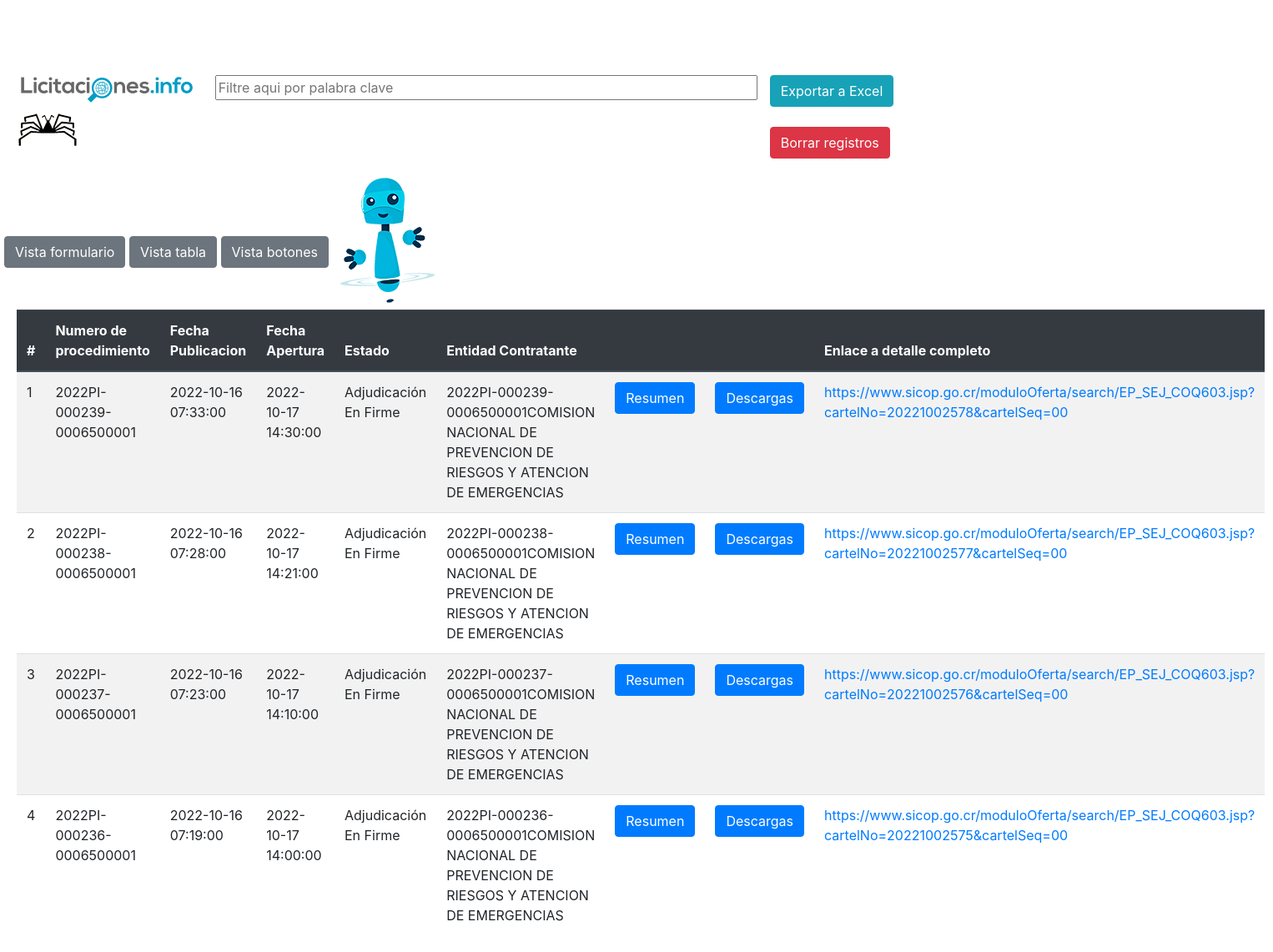
The page / on the database its author committed.
### tables this page shows
CREATE TABLE `concursos` (
  `concurso_id` int(11) NOT NULL,
  `concurso_numero_procedimiento` varchar(50) DEFAULT NULL,
  `concurso_fecha_publicacion` datetime DEFAULT NULL,
  `concurso_fecha_apertura` datetime DEFAULT NULL,
  `concurso_estado` varchar(50) DEFAULT NULL,
  `concurso_entidad_contratante` varchar(100) DEFAULT NULL,
  `concurso_enlace` varchar(500) DEFAULT NULL
);

### index.php (the view, shortened to what this page needs)
<?php
if (isset($_POST['search'])) {
    $valueToSearh = $_POST['valueToSearh'];
    $query =
        $query = "SELECT * FROM concursos WHERE concurso_numero_procedimiento LIKE '%" . $valueToSearh . "%' OR concurso_estado LIKE '%" . $valueToSearh . "%' OR concurso_entidad_contratante LIKE '%" . $valueToSearh . "%'";
    $result = filterRecord($query);
} else {
    $query = "SELECT * FROM concursos";
    $result = filterRecord($query);
}
function filterRecord($query)
{
    include "conect.php";
    $filter_result = mysqli_query($mysqli, $query);
    return $filter_result;
}
?>
<!DOCTYPE html>
<html>
<head>
    <link rel="stylesheet" href="https://cdn.jsdelivr.net/npm/bootstrap@4.3.1/dist/css/bootstrap.min.css">
    <link rel="stylesheet" href="styles.css">
</head>
<body class="body">
    <header id="header">
        <div class="encabezado">
            <div class="row">
                <div class="col-2">
                    <img src="src/lici.png" alt="" style="margin-top: 55px;">
                    <img src="src/scra.png" alt="">
                </div>
                <div>
                    <input class="busqueda" id="busquedaInput" type="text" placeholder="Filtre aqui por palabra clave" />
                </div>
                <div class="busqueda col-2">
                    <form class="" action=" <?php echo $_SERVER["PHP_SELF"]; ?>" method="post">
                        <button type="submit" id="export_data" name='export_data' value="Export to excel" class="btn btn-info">Exportar a Excel</button>
                        <br><br>
                        <a class="btn btn-danger" href="borrarTodo.php">Borrar registros</a>
                    </form>
                </div>
                <div>
                    <div>
                        <a style="margin-top: 73px;" class="btn btn-secondary" target="_blank" href="detalleForm.php">Vista formulario</a>
                        <a style="margin-top: 73px;" class="btn btn-secondary" target="_blank" href="detalleTable.php">Vista tabla</a>
                        <a style="margin-top: 73px;" class="btn btn-secondary" target="_blank" href="detalleTableBtn.php">Vista botones</a>
                    </div>
                </div>
                <div>
                    <img src="src/bot.png" alt="">
                </div>
            </div>
        </div>
    </header>
    <?php
    echo "<table class='table table-striped '>
    <thead class='thead-dark'>
    <tr>
    <th>#</th>
    <th>Numero de procedimiento</th>
    <th>Fecha Publicacion</th>
    <th>Fecha Apertura</th>
    <th>Estado</th>
    <th>Entidad Contratante</th>
    <th></th>
    <th></th>
    <th>Enlace a detalle completo</th>
    </tr>
    </thead>";
    while ($row = mysqli_fetch_array($result)) {
        echo "<tbody id='busquedaTable'>";
        echo "<tr>";
        echo "<td>" . $row['concurso_id'] . "</td>";
        echo "<td>" . $row['concurso_numero_procedimiento'] . "</td>";
        echo "<td>" . $row['concurso_fecha_publicacion'] . "</td>";
        echo "<td>" . $row['concurso_fecha_apertura'] . "</td>";
        echo "<td>" . $row['concurso_estado'] . "</td>";
        echo "<td>" . $row['concurso_entidad_contratante'] . "</td>";
        echo '<td> <a class="btn btn-primary" target="_blank" href="detalle.php?concurso_enlace=' . $row['concurso_enlace'] . '">Resumen</a></td>';
        echo '<td> <a class="btn btn-primary" target="_blank" href="descargaDoc.php?concurso_numero_procedimiento=' . $row['concurso_numero_procedimiento'] . '">Descargas</a></td>';
        echo '<td> <a target="_blank" href="detalle_context.php?concurso_enlace=' . $row['concurso_enlace'] . '">' . $row['concurso_enlace'] . '</a> </td>';
        echo "</tr>";
        echo "<tbody";
    }
    ?>
</body>
</html>

### styles.css (style rules this page uses)
.body { margin: 20px; }
.busqueda { margin: 70px 0px 20px 0px; width: 650px; }
.table tr th { cursor: pointer; -webkit-user-select: none; -moz-user-select: none; -ms-user-select: none; user-select: none; }

### rows shown on the page
concursos: concurso_id "1", concurso_numero_procedimiento "2022PI-000239-0006500001", concurso_fecha_publicacion "2022-10-16 07:33:00", concurso_fecha_apertura "2022-10-17 14:30:00", concurso_estado "Adjudicación En Firme", concurso_entidad_contratante "2022PI-000239-0006500001COMISION NACIONAL DE PREVENCION DE RIESGOS Y ATENCION DE EMERGENCIAS", concurso_enlace "https://www.sicop.go.cr/moduloOferta/search/EP_SEJ_COQ603.jsp?cartelNo=20221002578&cartelSeq=00"
concursos: concurso_id "2", concurso_numero_procedimiento "2022PI-000238-0006500001", concurso_fecha_publicacion "2022-10-16 07:28:00", concurso_fecha_apertura "2022-10-17 14:21:00", concurso_estado "Adjudicación En Firme", concurso_entidad_contratante "2022PI-000238-0006500001COMISION NACIONAL DE PREVENCION DE RIESGOS Y ATENCION DE EMERGENCIAS", concurso_enlace "https://www.sicop.go.cr/moduloOferta/search/EP_SEJ_COQ603.jsp?cartelNo=20221002577&cartelSeq=00"
concursos: concurso_id "3", concurso_numero_procedimiento "2022PI-000237-0006500001", concurso_fecha_publicacion "2022-10-16 07:23:00", concurso_fecha_apertura "2022-10-17 14:10:00", concurso_estado "Adjudicación En Firme", concurso_entidad_contratante "2022PI-000237-0006500001COMISION NACIONAL DE PREVENCION DE RIESGOS Y ATENCION DE EMERGENCIAS", concurso_enlace "https://www.sicop.go.cr/moduloOferta/search/EP_SEJ_COQ603.jsp?cartelNo=20221002576&cartelSeq=00"
concursos: concurso_id "4", concurso_numero_procedimiento "2022PI-000236-0006500001", concurso_fecha_publicacion "2022-10-16 07:19:00", concurso_fecha_apertura "2022-10-17 14:00:00", concurso_estado "Adjudicación En Firme", concurso_entidad_contratante "2022PI-000236-0006500001COMISION NACIONAL DE PREVENCION DE RIESGOS Y ATENCION DE EMERGENCIAS", concurso_enlace "https://www.sicop.go.cr/moduloOferta/search/EP_SEJ_COQ603.jsp?cartelNo=20221002575&cartelSeq=00"
